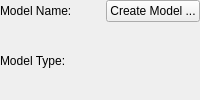
    <widget class="QWidget" name="widget_10" native="true">
     <layout class="QGridLayout" name="gridLayout">
      <property name="leftMargin">
       <number>0</number>
      </property>
      <property name="topMargin">
       <number>0</number>
      </property>
      <property name="rightMargin">
       <number>0</number>
      </property>
      <property name="bottomMargin">
       <number>5</number>
      </property>
      <property name="spacing">
       <number>5</number>
      </property>
      <item row="1" column="1">
       <widget class="QLabel" name="labelModelType">
        <property name="text">
         <string/>
        </property>
       </widget>
      </item>
      <item row="1" column="0">
       <widget class="QLabel" name="label_2">
        <property name="sizePolicy">
         <sizepolicy hsizetype="Fixed" vsizetype="Preferred">
          <horstretch>0</horstretch>
          <verstretch>0</verstretch>
         </sizepolicy>
        </property>
        <property name="text">
         <string>Model Type:</string>
        </property>
       </widget>
      </item>
      <item row="0" column="0">
       <widget class="QLabel" name="label">
        <property name="sizePolicy">
         <sizepolicy hsizetype="Fixed" vsizetype="Preferred">
          <horstretch>0</horstretch>
          <verstretch>0</verstretch>
         </sizepolicy>
        </property>
        <property name="text">
         <string>Model Name: </string>
        </property>
       </widget>
      </item>
      <item row="0" column="1">
       <widget class="QLabel" name="labelModelName">
        <property name="text">
         <string/>
        </property>
       </widget>
      </item>
      <item row="0" column="2">
       <widget class="QPushButton" name="btnUpdateModel">
        <property name="sizePolicy">
         <sizepolicy hsizetype="Fixed" vsizetype="Fixed">
          <horstretch>0</horstretch>
          <verstretch>0</verstretch>
         </sizepolicy>
        </property>
        <property name="toolTip">
         <string>Select segmentions to union to create a solid model.</string>
        </property>
        <property name="text">
         <string>Create Model ...</string>
        </property>
       </widget>
      </item>
     </layout>
    </widget>
